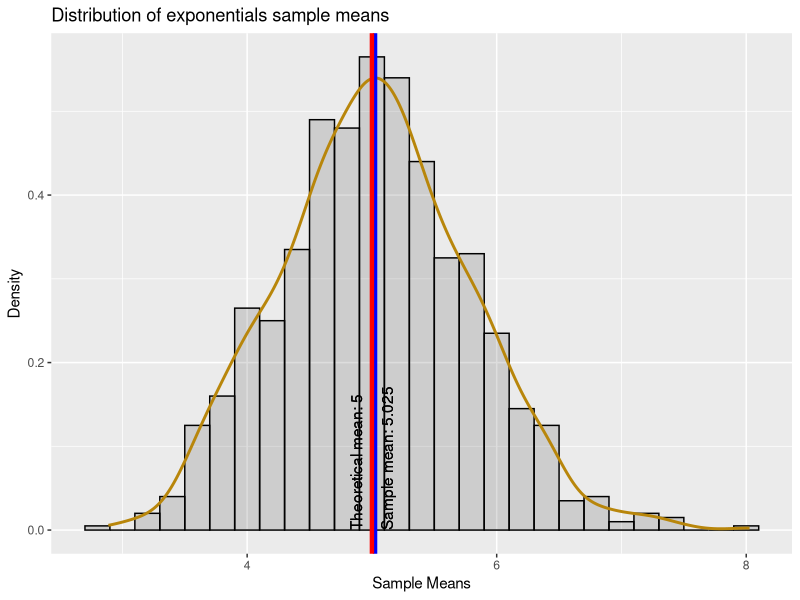
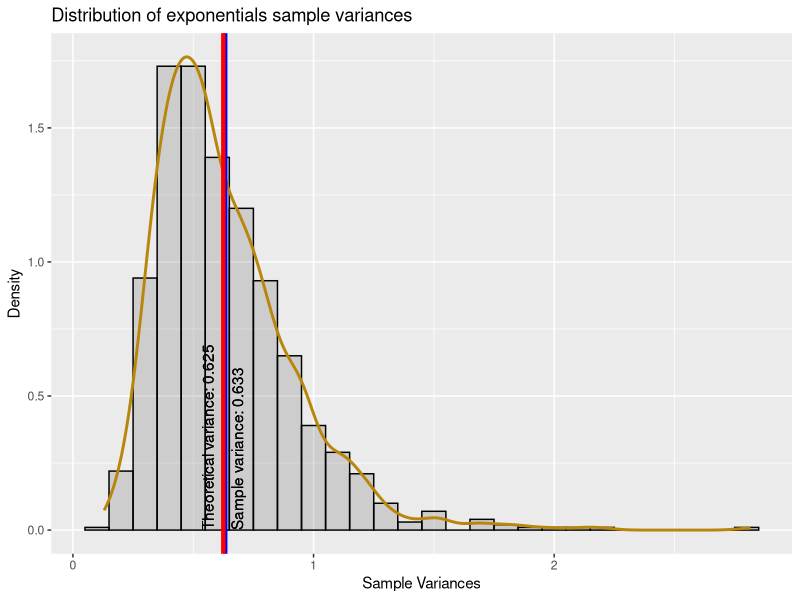
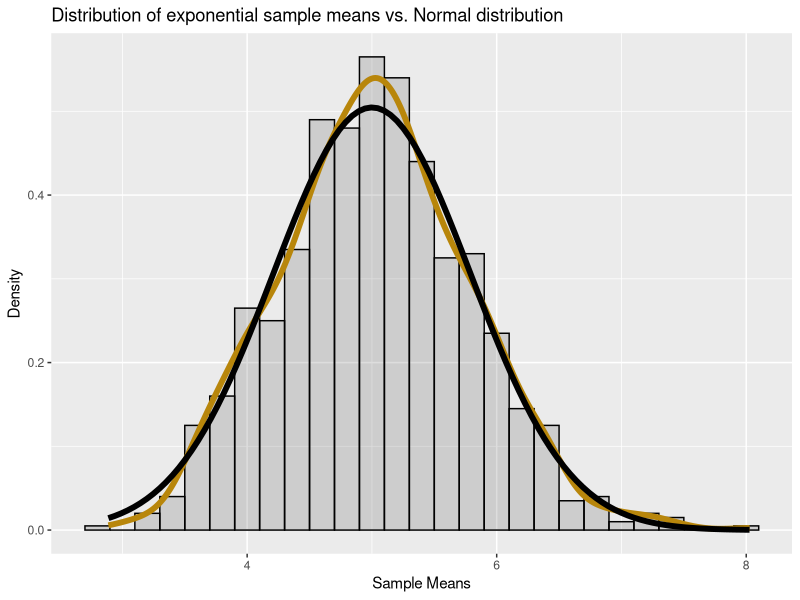

These figures' R source, in order:
## ---- chunk 1
# Required R packages to perform the analysis
require(ggplot2)    # Plotting system in use for the analysis
## ---- chunk 2
# To ensure reproduceability
set.seed(1769)
# Rate
lambda <- 0.2
# Theoretical Mean & Standard Deviation
t_mean <- t_sd <- 1/lambda # 5

# Samples size
n <- 40
# Number of simulations
nosim <- 1000

# We simulate 1000 samples of 40 exponentials
# Each row of the matrix represents 1 sample. We have 1000 rows.
mat <- matrix(rexp(nosim * n, lambda), ncol = n)

# We compute the mean of each sample and store it in a data frame as requested by ggplot 
# for later display in this analysis
nosim_averages <- data.frame(xm = apply(mat, 1, mean))

# We compute the variance of each sample and store it in a data frame as requested by 
# ggplot for later display in this analysis
ts_var <- function(x) { sd(x)^2 / n } 
nosim_variances <- data.frame(xv = apply(mat, 1, ts_var))
## ---- chunk 3
# Compute the sample mean of the simulations
s_mean <- mean(nosim_averages$xm)
sd_ <- sd(nosim_averages$xm)
paste("Theoretical mean = ", t_mean); paste("Sample mean = ", round(s_mean, 3))
## ---- chunk 4
# We plot the density
g <- ggplot(nosim_averages, aes(x = xm)) +
     geom_histogram(alpha = .20, binwidth=.2, colour = "black", aes(y = ..density..)) +
     ggtitle("Distribution of exponentials sample means") + xlab("Sample Means") + 
     ylab("Density") + geom_density(colour="darkgoldenrod", size=1) 

# We store the values and labels of means in a dataframe for display
d <- data.frame(mean = c(s_mean, t_mean), name = c("Sample mean", "Theoretical mean"))

# Add the vertical line and label: Thoeretical Mean
g <- g + geom_vline(xintercept = s_mean, size = 1.5, color = 'blue') +
     geom_text(data = d, 
               mapping = aes(x=mean[1], y=0,
                             label=paste(name[1],round(s_mean, 3), sep = ": "),
                             angle = 90, vjust = 1.5, hjust = 0))

# Add the vertical line and label: Sample Mean
g <- g + geom_vline(xintercept = t_mean, size = 1.5, color = 'red') +
     geom_text(data = d, 
              mapping = aes(x=mean[2], y=0, label=paste(name[2], t_mean, sep = ": "), 
                        angle = 90, vjust = -0.8, hjust = 0))
g

## ---- chunk 5
# Theoretical variance of sample of size n
t_var <- t_sd^2 / n
# Compute the sample variance from the mean of the distribution of 1000 variances
s_var <- mean(nosim_variances$xv)

paste("Theoretical variance = ", t_var); paste("Sample variance = ", round(s_var, 3))
## ---- chunk 6
# We plot the density
g <- ggplot(nosim_variances, aes(x = xv)) + 
     geom_histogram(alpha = .20, binwidth=.1, colour = "black", aes(y = ..density..)) +
     ggtitle("Distribution of exponentials sample variances") + xlab("Sample Variances") + 
     ylab("Density") + geom_density(colour="darkgoldenrod", size=1) 

# We store the values and labels of means in a dataframe for display
d <- data.frame(var = c(s_var, t_var), name = c("Sample variance","Theoretical variance"))

# Add the vertical line and label: Thoeretical Mean
g <- g + geom_vline(xintercept = s_var, size = 1.5, color = 'blue') +
     geom_text(data = d, 
               mapping = aes(x=var[1], y=0, 
                             label=paste(name[1], round(s_var, 3), sep = ": "), 
                             angle = 90, vjust = 1.5, hjust = 0))

# Add the vertical line and label: Sample Mean
g <- g + geom_vline(xintercept = t_var, size = 1.5, color = 'red') +
     geom_text(data = d, 
               mapping = aes(x=var[2], y=0, label=paste(name[2], t_var, sep = ": "), 
                             angle = 90, vjust = -0.8, hjust = 0))
g

## ---- chunk 7
# We plot the density
g <- ggplot(nosim_averages, aes(x = xm)) + 
     geom_histogram(alpha = .20, binwidth=.2, colour = "black", aes(y = ..density..)) +
     ggtitle("Distribution of exponential sample means vs. Normal distribution") + 
     xlab("Sample Means") + ylab("Density") +
     geom_density(colour = "darkgoldenrod", size = 2) 

# We draw the normal distribution centered on mu = 5, with 
# standard deviation = standard error of the mean
g <- g + stat_function(fun = dnorm, args = list(mean = t_mean,sd = t_sd/sqrt(n)),size = 2)
g
